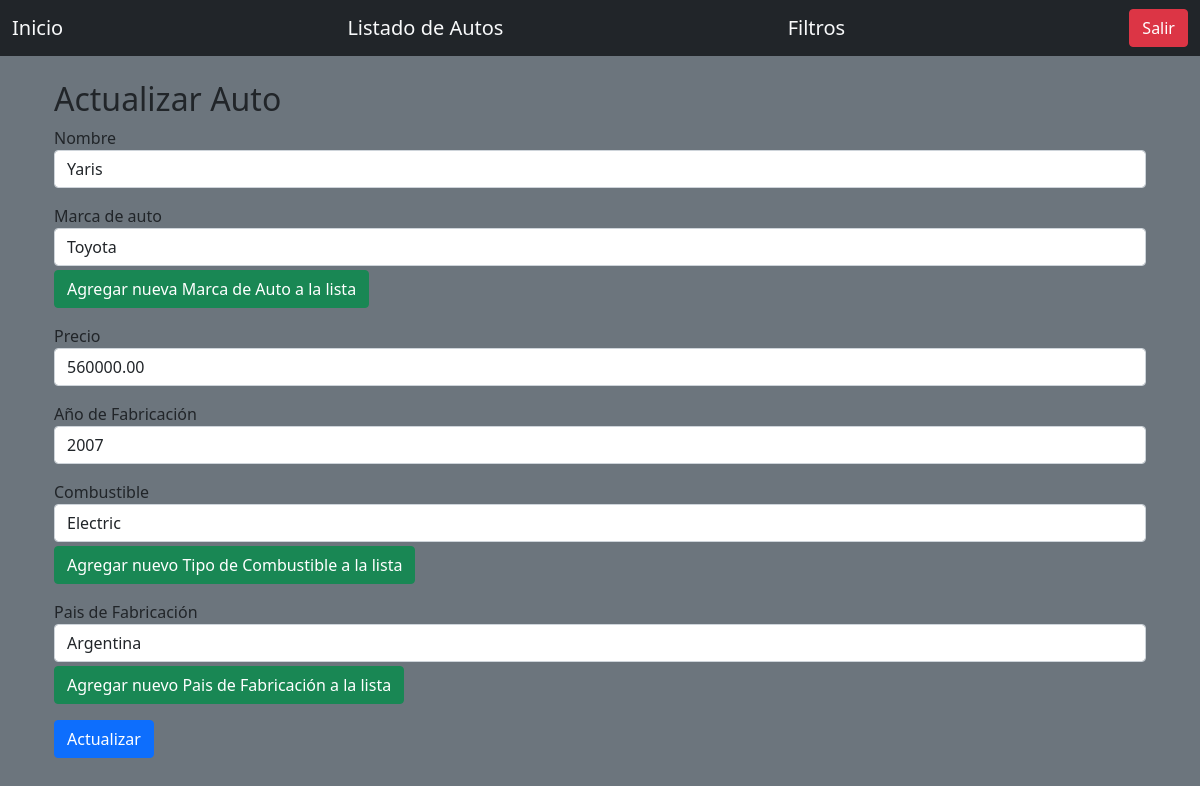
Page /vehiculos/8/update/ (signed in) on the committed database.
### vehiculos/models.py (models this page shows, shortened)
class Auto(models.Model):
    name = models.CharField(max_length=120)
    mark = models.ForeignKey(
        Marca,
        on_delete=models.SET_NULL,
        related_name='marcas',
        null=True,
    )
    price = models.DecimalField(
        max_digits=10,
        decimal_places=2,
    )
    year = models.ForeignKey(
        Anio,
        on_delete=models.SET_NULL,
        related_name='anios',
        null=True,
    )
    fuel = models.ForeignKey(
        Combustible,
        on_delete=models.SET_NULL,
        related_name='combustibles',
        null=True,
    )
    country = models.ForeignKey(
        Pais,
        on_delete=models.SET_NULL,
        related_name='paises',
        null=True,
    )

class Marca(models.Model):
    name = models.CharField(max_length=30)

class Anio(models.Model):
    name = models.CharField(max_length=20)

class Combustible(models.Model):
    name = models.CharField(max_length=20)

class Pais(models.Model):
    name = models.CharField(max_length=20)

### vehiculos/views/auto_view.py (the view, shortened to what this page needs)
@login_required(login_url='login')
def auto_update(request, id):
    car = repoA.get_by_id(id=id)
    marcas = Marca.objects.all()
    anios = Anio.objects.all()
    combustibles = Combustible.objects.all()
    paises = Pais.objects.all()
    return render(
        request,
        'autos/update.html',
        dict(
            marks=marcas,
            years=anios,
            fuels=combustibles,
            countries=paises,
            auto=car,
        )
    )

### vehiculos/repositories/auto.py (called while the page is built)
    def get_by_id(self, id: int) -> Optional[Auto]:
        try:
            auto = Auto.objects.get(id=id)
        except:
            auto = None
        return auto

### vehiculos/templates/autos/update.html (shortened to what this page needs)
{% extends "home/base.html" %}
{% block content %}
<div class="container mt-3">
    <h2>Actualizar Auto</h2>
    <form method="post">
        <div class="form-group">
            <label>Nombre</label>
            <input type="text" name="name" class="form-control" value="{{ auto.name }}" required>
        </div>
        <div class="form-group mt-3">
            <label>Marca de auto</label>
            <select name="id_mark" class="form-control">
                {% for mark in marks %}
                    <option value="{{ mark.id }}" {% if mark.id == auto.mark.id %} selected {% endif %}>
                        {{ mark.name }}
                    </option>
                {% endfor %}
            </select>
            <a href="{% url 'marca_create' %}" class="btn btn-success mb-3 mt-1">Agregar nueva Marca de Auto a la lista</a>
        </div>
        <div class="form-group">
            <label>Precio</label>
            <input type="number" name="price" class="form-control" value="{{ auto.price }}" required>
        </div>
        <div class="form-group mt-3">
            <label>Año de Fabricación</label>
            <select name="id_year" class="form-control">
                {% for year in years %}
                    <option value="{{ year.id }}" {% if year.id == auto.year.id %} selected {% endif %}>
                        {{ year.name }}
                    </option>
                {% endfor %}
            </select>
        </div>
        <div class="form-group mt-3">
            <label>Combustible</label>
            <select name="id_fuel" class="form-control">
                {% for fuel in fuels %}
                    <option value="{{ fuel.id }}" {% if fuel.id == auto.fuel.id %} selected {% endif %}>
                        {{ fuel.name }}
                    </option>
                {% endfor %}
            </select>
            <a href="{% url 'marca_create' %}" class="btn btn-success mb-3 mt-1">Agregar nuevo Tipo de Combustible a la lista</a>
        </div>
        <div class="form-group">
            <label>Pais de Fabricación</label>
            <select name="id_country" class="form-control">
                {% for country in countries %}
                    <option value="{{ country.id }}" {% if country.id == auto.country.id %} selected {% endif %}>
                        {{ country.name }}
                    </option>
                {% endfor %}
            </select>
            <a href="{% url 'marca_create' %}" class="btn btn-success mb-3 mt-1">Agregar nuevo Pais de Fabricación a la lista</a>
        </div>
        <button type="submit" class="btn btn-primary">Actualizar</button>
    </form>
</div>
{% endblock %}

### rows in the picture
Auto: name "Yaris", id_mark "Toyota", price "560000.00", id_year "2007", id_fuel "Electric", id_country "Argentina"
